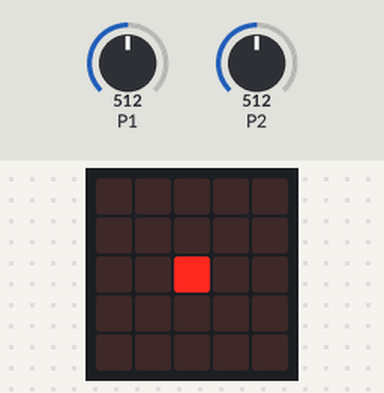
The program below on a simulated BBC micro:bit running MicroPython. Parts: the board's 5×5 LED display. Inputs (shaded band) come from the test bench; at power-on: P1 = 512, P2 = 512 (analog values on the 0–1023 scale).

Above: at 1.2 s.
1.3 s: P1 set to 716
At 2.9 s:
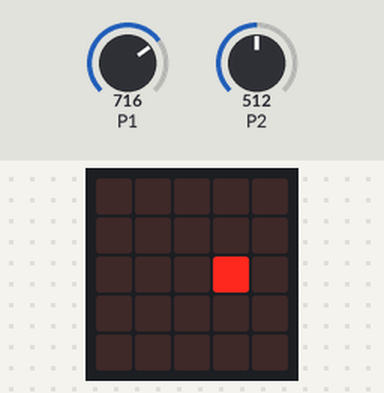
4.3 s: P2 set to 716
At 5.3 s:
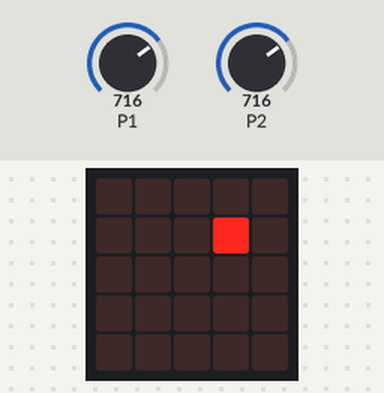
7.3 s: P1 set to 900
At 8.8 s:
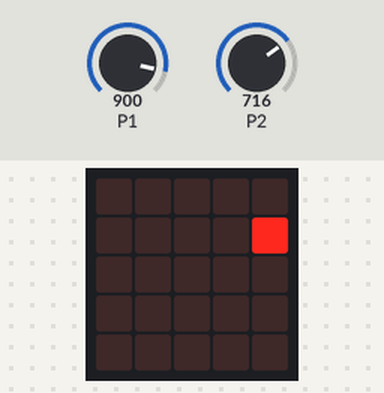
10.3 s: P2 set to 900
At 11.0 s:
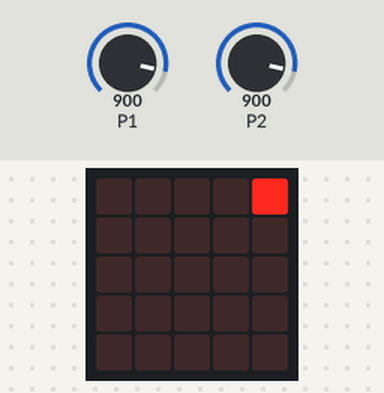
13.3 s: P1 set to 511
At 14.5 s:
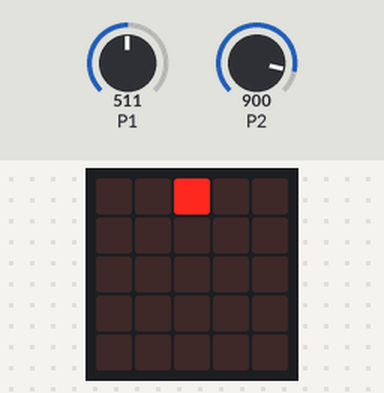
16.3 s: P2 set to 306
At 18.0 s:
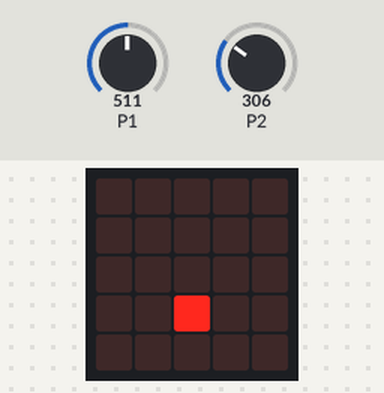
Timing chart, 0 to 19.5 s (numbered marks = the images above; inputs shaded):
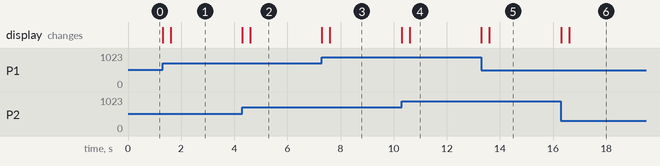

The program:

ex03_joystick_dot_display.py
```python
from microbit import *

# map function (shamelessly copied from arduino library)
# https://www.arduino.cc/reference/en/language/functions/math/map/
def map(x,in_min,in_max,out_min,out_max):
    return round(out_min + (x-in_min)*(out_max-out_min)/(in_max-in_min))

while True:
    # read joystick position
    joy_x = pin1.read_analog()
    joy_y = pin2.read_analog()
    # linearly interpolate (x,y) range from [0,1023] to [0,5]
    x_disp = map(joy_x,0,1023,0,4)
    y_disp = map(joy_y,0,1023,4,0)
    # update display
    display.clear()
    display.set_pixel(x_disp,y_disp,9)
```
